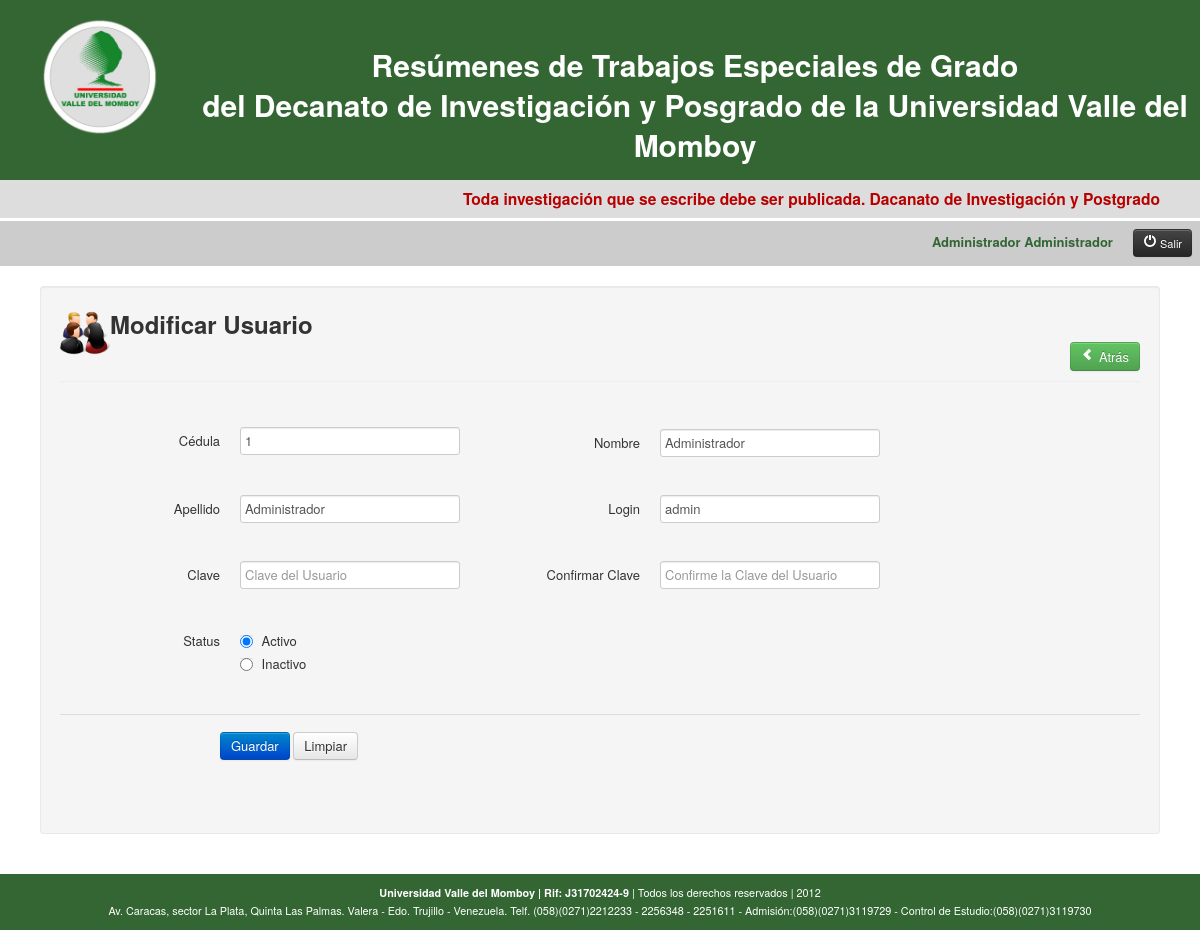
Screenshot of /usuarios.php?p=musu&idUsuario=1 (signed in) with the database file from the repository.
### tables this page shows
CREATE TABLE IF NOT EXISTS `tblusuario` (
  `idUsuario` int(11) NOT NULL AUTO_INCREMENT,
  `nombreUsuario` varchar(75) NOT NULL,
  `apellidoUsuario` varchar(75) NOT NULL,
  `loginUsuario` varchar(20) NOT NULL,
  `claveUsuario` varchar(50) NOT NULL,
  `cedulaUsuario` varchar(25) NOT NULL,
  `statusUsuario` varchar(1) NOT NULL,
  PRIMARY KEY (`idUsuario`)
);

### musu.php (the view, shortened to what this page needs)
<?php require_once('Connections/bdresumen.php'); ?>
<?php
if (!function_exists("GetSQLValueString")) {
function GetSQLValueString($theValue, $theType, $theDefinedValue = "", $theNotDefinedValue = "")
{
  $theValue = function_exists("mysql_real_escape_string") ? mysql_real_escape_string($theValue) : mysql_escape_string($theValue);
  switch ($theType) {
    case "long":
    case "int":
      $theValue = ($theValue != "") ? intval($theValue) : "NULL";
      break;
  }
  return $theValue;
}
}
$editFormAction = $_SERVER['PHP_SELF'];
if (isset($_SERVER['QUERY_STRING'])) {
  $editFormAction .= "?" . htmlentities($_SERVER['QUERY_STRING']);
}
$colname_usuario = "-1";
if (isset($_GET['idUsuario'])) {
  $colname_usuario = $_GET['idUsuario'];
}
$query_usuario = sprintf("SELECT * FROM tblusuario WHERE idUsuario = %s", GetSQLValueString($colname_usuario, "int"));
$usuario = mysql_query($query_usuario, $bdresumen) or die(mysql_error());
$row_usuario = mysql_fetch_assoc($usuario);
?>
<div style="margin:20px;">
  <div class="container-fluid" style="margin:auto">
    <div class="row-fluid">
      <div class="span12">
        <div class="well">
          <div class="row-fluid">
          	<img src="img/usuarios.png" width="50" height="50">
          <h2>Modificar Usuario</h2>
            	<div class="atras"><button class="btn btn-success" onclick='window.location="usuarios.php"'><i class="icon-chevron-left icon-white"></i>&nbsp;Atrás</button></div>
          </div>
          <div class="row-fluid">
            <form name="musu" id="musu" class="form-horizontal" action="<?php echo $editFormAction; ?>" method="POST">
              <fieldset>
                <legend></legend>
                <div class="control-group">
                  <label class="control-label" for="cedulaUsuario">Cédula</label>
                  <div class="controls">
                    <input name="cedulaUsuario" type="text" class="input" id="cedulaUsuario" value="<?php echo $row_usuario['cedulaUsuario']; ?>" placeholder="Cédula del Usuario">
                  </div>
                </div>
                <div class="control-group">
                  <label class="control-label" for="nombreUsuario">Nombre</label>
                  <div class="controls">
                    <input name="nombreUsuario" type="text" class="input" id="nombreUsuario" value="<?php echo $row_usuario['nombreUsuario']; ?>" placeholder="Nombre del Usuario">
                  </div>
                </div>
                <div class="control-group">
                  <label class="control-label" for="apellidoUsuario">Apellido</label>
                  <div class="controls">
                    <input name="apellidoUsuario" type="text" class="input" id="apellidoUsuario" value="<?php echo $row_usuario['apellidoUsuario']; ?>" placeholder="Apellido del Usuario">
                  </div>
                </div>
                <div class="control-group">
                  <label class="control-label" for="loginUsuario">Login</label>
                  <div class="controls">
                    <input name="loginUsuario" type="text" class="input" id="loginUsuario" value="<?php echo $row_usuario['loginUsuario']; ?>" placeholder="Login del Usuario">
                  </div>
                </div>
                <div class="control-group">
                  <label class="control-label" for="claveUsuario">Clave</label>
                  <div class="controls">
                    <input type="password" class="input" name="claveUsuario" id="claveUsuario" placeholder="Clave del Usuario">
                  </div>
                </div>
                <div class="control-group">
                  <label class="control-label" for="confirmar">Confirmar Clave</label>
                  <div class="controls">
                    <input type="password" class="input" name="confirmar" id="confirmar" placeholder="Confirme la Clave del Usuario">
                  </div>
                </div>
                  <div class="control-group">
                    <label class="control-label">Status</label>
                    <div class="controls">
                      <label class="radio">
                        <input <?php if (!(strcmp($row_usuario['statusUsuario'],"A"))) {echo "checked=\"checked\"";} ?> type="radio" name="statusUsuario" id="statusUsuario" value="A" />&nbsp;Activo
                      </label>
                      <label class="radio">
                        <input <?php if (!(strcmp($row_usuario['statusUsuario'],"I"))) {echo "checked=\"checked\"";} ?> type="radio" name="statusUsuario" id="statusUsuario" value="I" />&nbsp;Inactivo
                      </label>
                    </div>
                  </div>
                <div class="control-group"></div>
                <div class="form-actions">
                  <button type="submit" class="btn btn-primary">Guardar</button>
                  <button class="btn" type="reset">Limpiar</button>
                </div>
              </fieldset>
            </form>
            </div>
        </div>
        </div>
      </div>
    </div>
</div>

### css/main.css (style rules this page uses)
form { margin-top:10px; }
body { padding-top: 0px; padding-bottom: 0px; }
.well img { float: left; }
.atras { float:right; }

### musu.php (style rules this page uses)
.control-group { float:left; margin:20px; }
.control-group:nth-of-type(8) { float:none; }

### rows the page displays
tblusuario: cedulaUsuario "1", nombreUsuario "Administrador", apellidoUsuario "Administrador", loginUsuario "admin", statusUsuario "☑ Activo", statusUsuario "☐ Inactivo"

### other values shown
$_SESSION['nombreUsuario'] "Administrador"
$_SESSION['apellidoUsuario'] "Administrador"
